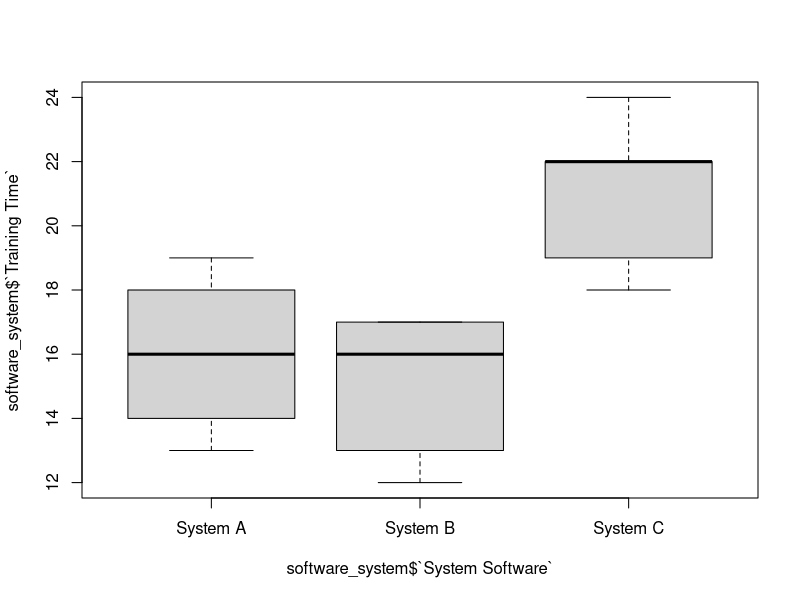
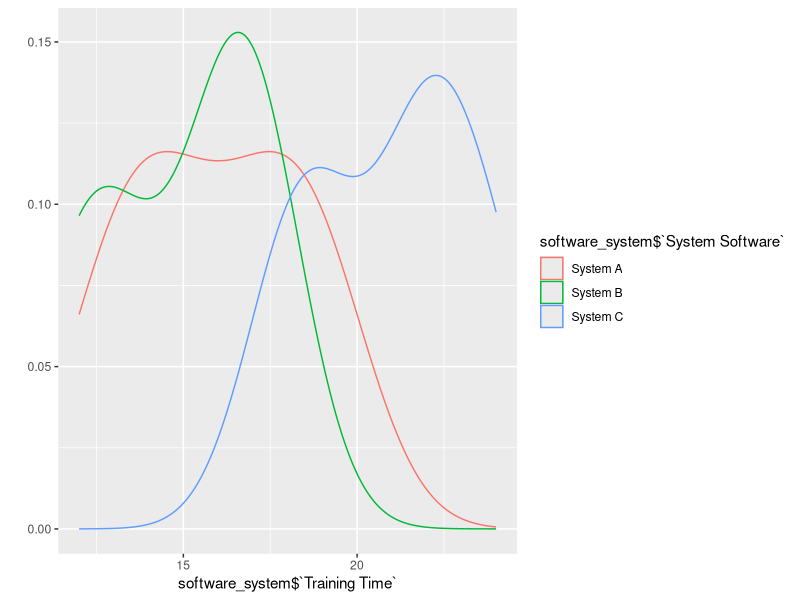
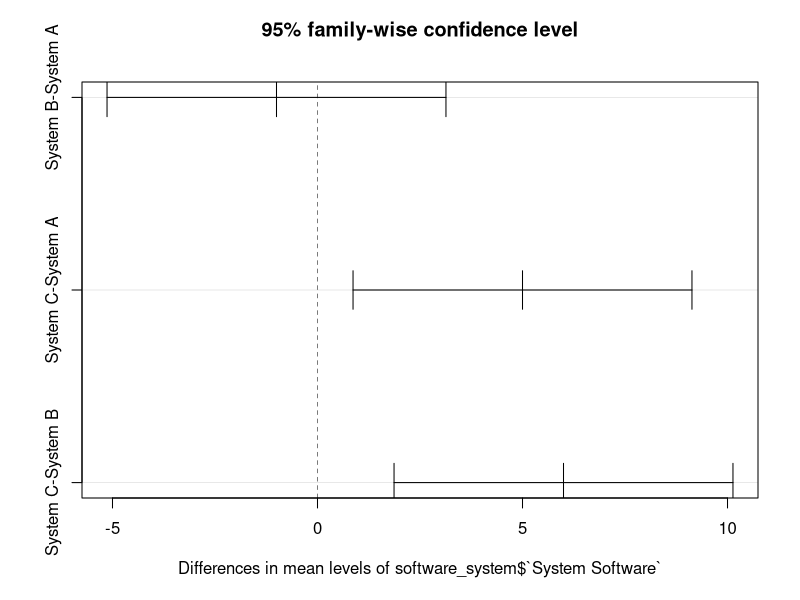

Generate these figures, in order, with R:
library(labelled)
library(readxl)
require(ggplot2)
require(psych)
require(data.table)

setwd("~/Rscripts/annova")

software_system <- read_excel("datafiles/Software System.xlsx")

# convert list to data table
software_system <- as.data.frame(software_system)

# Identity the factor and convert the data type to be a factor, else aov won't give correct results.
software_system$`System Software` = to_factor(software_system$`System Software`)

# Plot the boxplot for groups by channel no
boxplot(software_system$`Training Time` ~ software_system$`System Software`)

# Super imposed denisty plot by factor
qplot(software_system$`Training Time`, colour=software_system$`System Software`, data=software_system, geom="density")

# Get the descritives table by each group
describeBy(software_system$`Training Time`, software_system$`System Software`)

# Get the annova table
software_system.aov <- aov(software_system$`Training Time` ~ software_system$`System Software`, data = software_system)
summary(software_system.aov)

# Now run tukey's range test to analyze variations in means across individual groups
tk <- TukeyHSD(software_system.aov)

# List the tukey's table
tk

# Plot to see variations in the means for each group pair
plot(tk)
